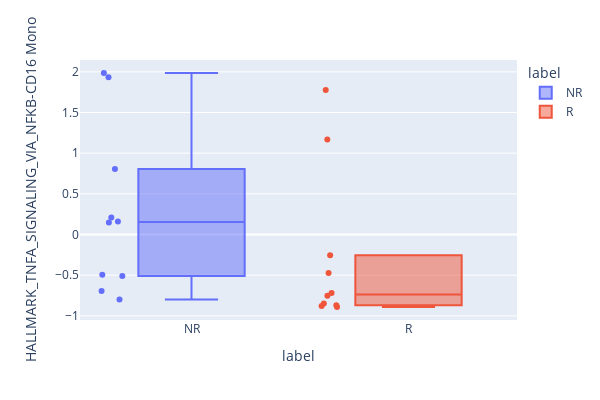

The notebook cell saved with this chart:
### Code cell
df = X_hard_test_transformed.copy()
show_feature = mon_ratio_name
if show_feature in df.columns:    
    df["label"] = y_hard_test.map({1:"R", 0: "NR"})
    fig = px.box(df, x="label", y=single_pathway, color="label", points="all", width=600, height=400, log_y=False)
    
    fig.show()

### Figure 1 — Plotly figure (JSON) as saved in the notebook; plotly's stock layout.template omitted (floating-point values rounded to 4 significant figures)
{"data": [{"alignmentgroup": "True", "boxpoints": "all", "hovertemplate": "label=%{x}<br>HALLMARK_TNFA_SIGNALING_VIA_NFKB-CD16 Mono=%{y}<extra></extra>", "legendgroup": "NR", "marker": {"color": "#636efa"}, "name": "NR", "notched": false, "offsetgroup": "NR", "orientation": "v", "showlegend": true, "type": "box", "x": ["NR", "NR", "NR", "NR", "NR", "NR", "NR", "NR", "NR", "NR"], "x0": " ", "xaxis": "x", "y": [-0.6959, 0.8064, 0.1613, 1.986, 0.1489, 0.208, 1.933, -0.5113, -0.7993, -0.495], "y0": " ", "yaxis": "y"}, {"alignmentgroup": "True", "boxpoints": "all", "hovertemplate": "label=%{x}<br>HALLMARK_TNFA_SIGNALING_VIA_NFKB-CD16 Mono=%{y}<extra></extra>", "legendgroup": "R", "marker": {"color": "#EF553B"}, "name": "R", "notched": false, "offsetgroup": "R", "orientation": "v", "showlegend": true, "type": "box", "x": ["R", "R", "R", "R", "R", "R", "R", "R", "R", "R"], "x0": " ", "xaxis": "x", "y": [-0.869, -0.2537, -0.8784, -0.8487, -0.754, -0.8915, 1.17, -0.4739, 1.778, -0.7206], "y0": " ", "yaxis": "y"}], "layout": {"boxmode": "overlay", "height": 400, "legend": {"title": {"text": "label"}, "tracegroupgap": 0}, "margin": {"t": 60}, "width": 600, "xaxis": {"anchor": "y", "autorange": true, "categoryarray": ["NR", "R"], "categoryorder": "array", "domain": [0, 1], "range": [-0.5139, 1.5], "title": {"text": "label"}, "type": "category"}, "yaxis": {"anchor": "x", "autorange": true, "domain": [0, 1], "range": [-1.051, 2.146], "title": {"text": "HALLMARK_TNFA_SIGNALING_VIA_NFKB-CD16 Mono"}, "type": "linear"}}}
